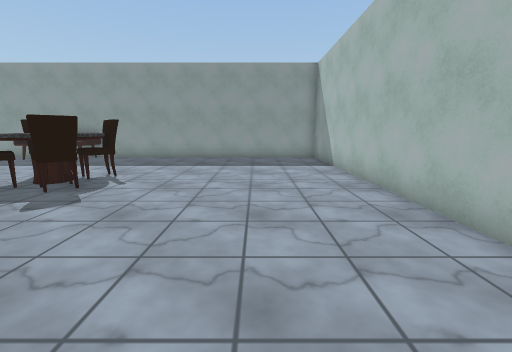
view 1 (above)

24 first-person views from a walk through a Unity game level. The camera is 1.5 m above the floor, tilts 10° down and sees 90° across. Doors are open. The floor is counted in squares, 1.03 m on a side. Each view is taken from the middle of a square. On the plan, view 1 faces up. The plan holds only what a view shows up to about 13 squares ahead; the rest is blank. The player character is not drawn. Some surface patterns are stand-ins.

view 2
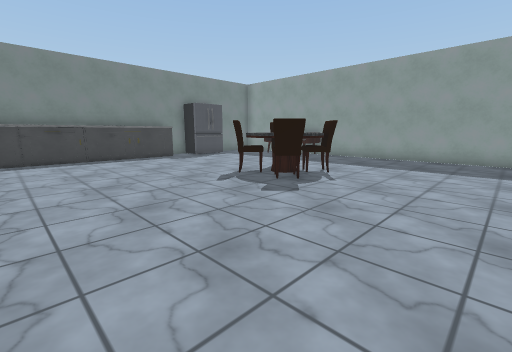

view 3
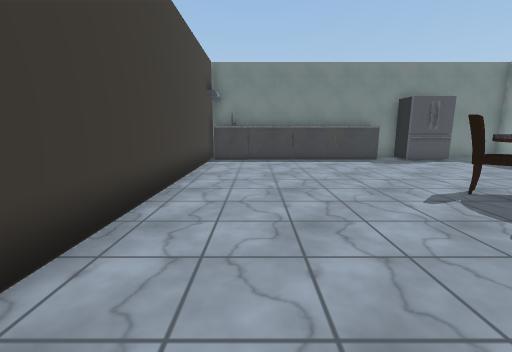

view 4
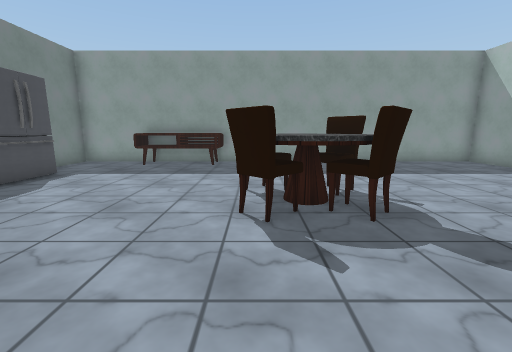

view 5
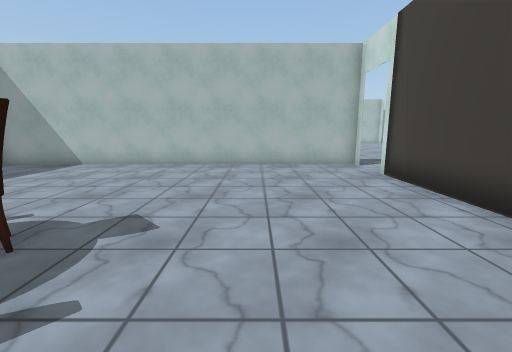

view 6
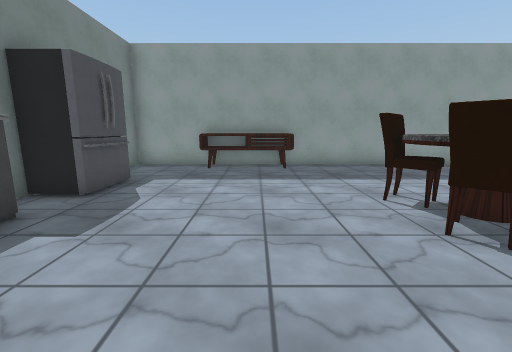

view 7
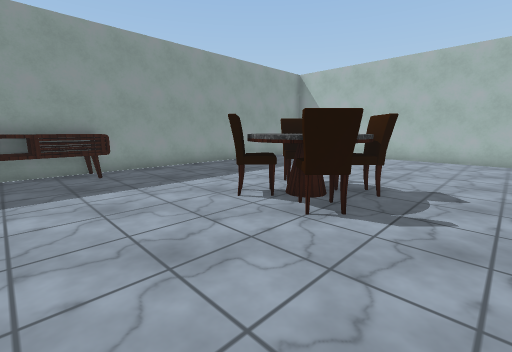

view 8
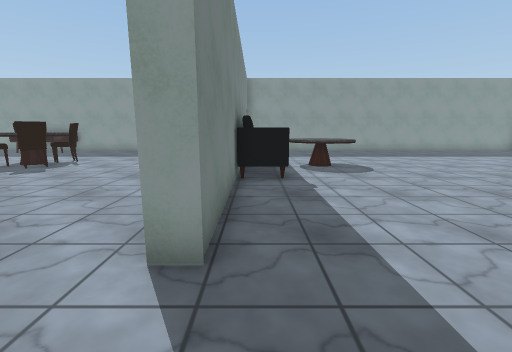

view 9
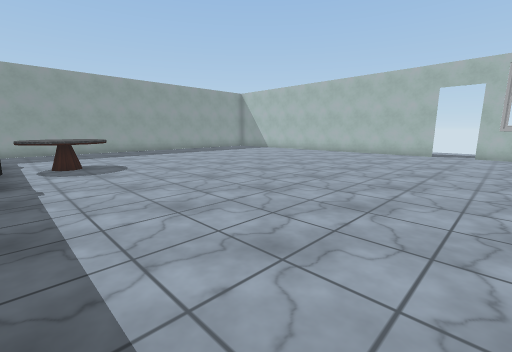

view 10
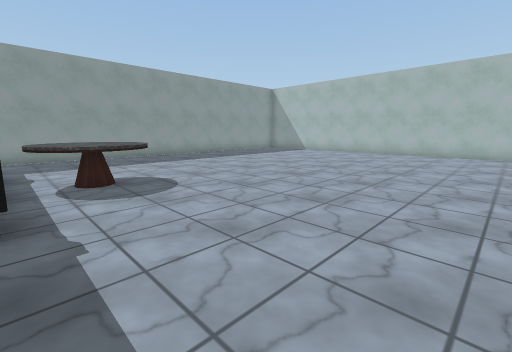

view 11
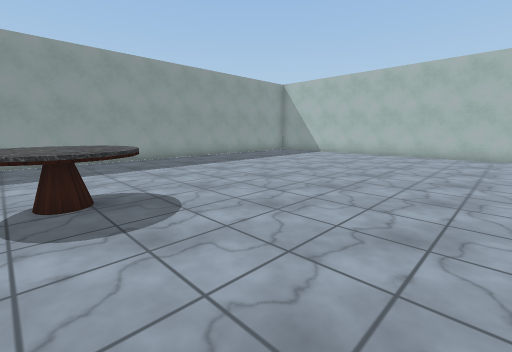

view 12
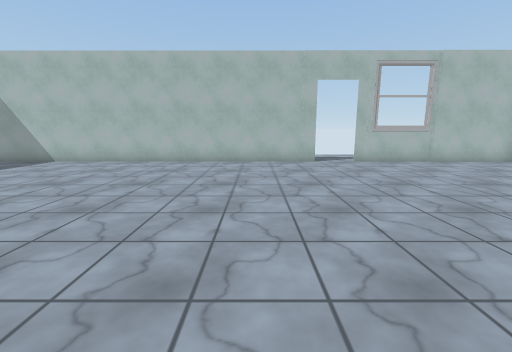

view 13
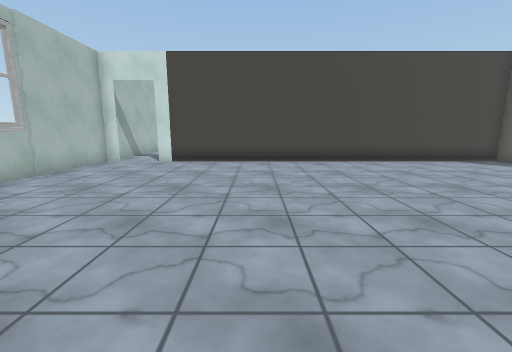

view 14
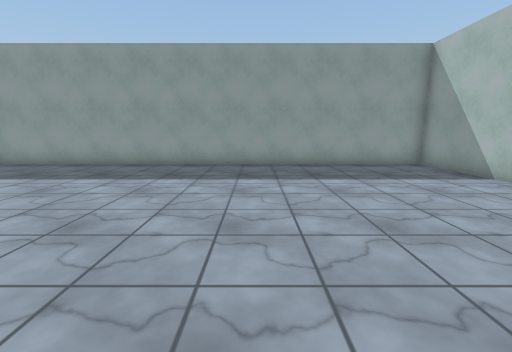

view 15
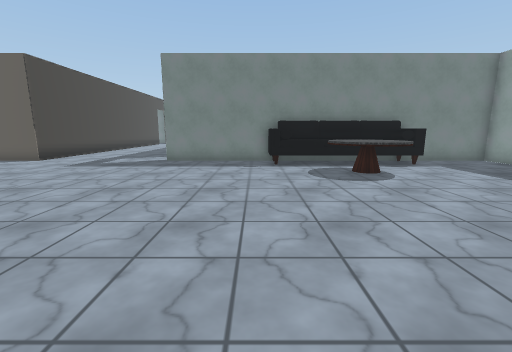

view 16
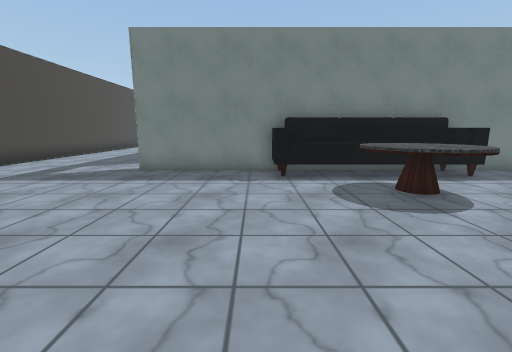

view 17
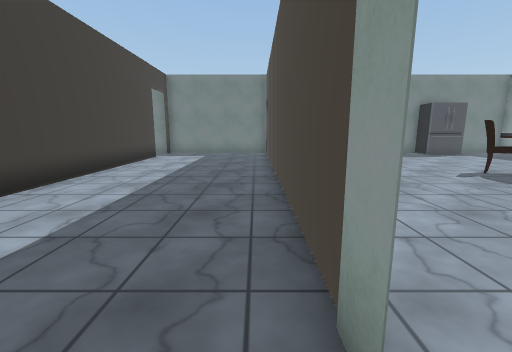

view 18
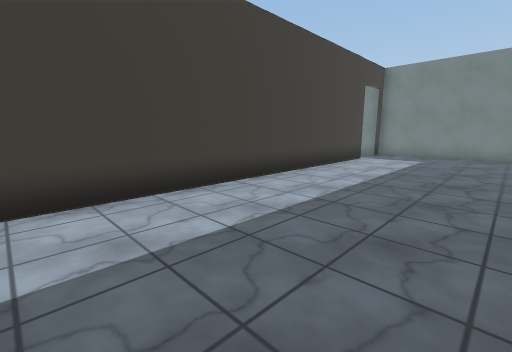

view 19
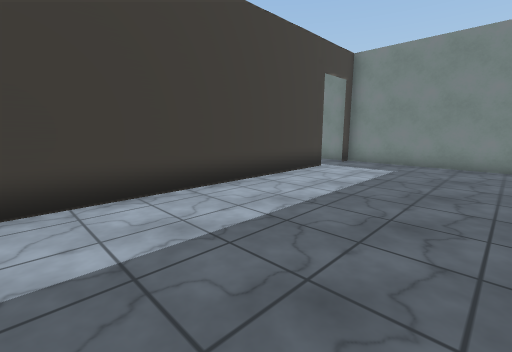

view 20
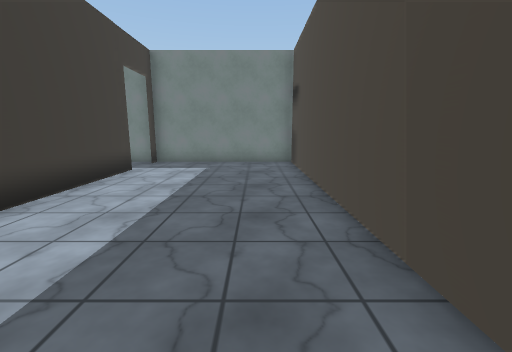

view 21
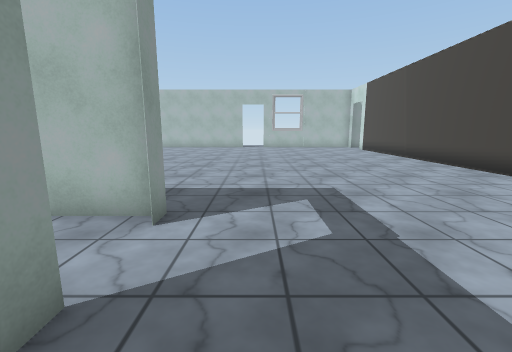

view 22
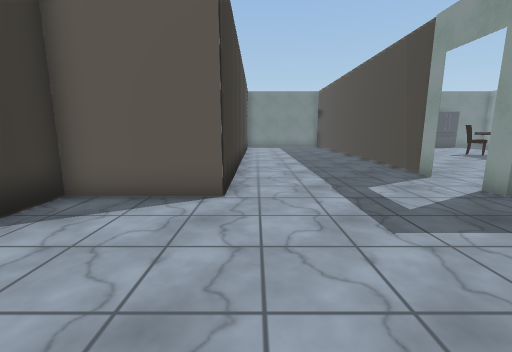

view 23
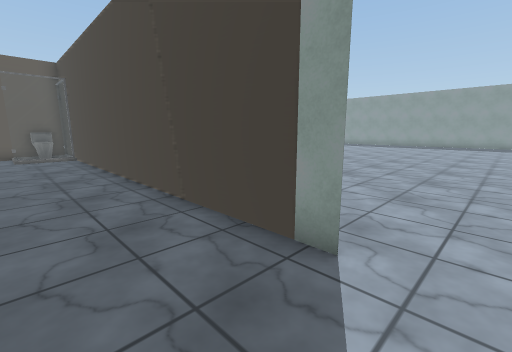

view 24
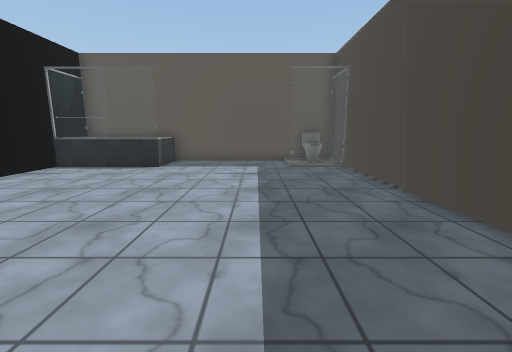

### Floor plan
Ten units are one square. View 1 is at (0, 0); x grows to the right and y downward. Boxes are objects, and circles mark ways between rooms. Rooms are numbered by the first view taken in them; rooms with no view inside come last. Other rooms are left out.
<svg viewBox="-160 -150 388 390">
<path fill="none" stroke="#000" d="M-140 -73 -140 13 10 13M-126 -143 -152 -143 -152 -122M31 -143 -84 -143M33 13 33 -144M34 -45 34 13 28 13M50 -65 50 -36 34 -36M39 -59 39 -45M37 -64 37 -59M10 13 -152 13 -152 90M39 -78 39 -60M51 -102 48 -93M50 -103 50 -81M34 84 34 111M35 113 198 113M223 19 223 -143 31 -143M34 -144 34 -95M223 113 223 36M-128 77 6 77M50 -79 50 -74M36 190 56 190 56 195M55 232 80 232M198 113 59 113M34 125 34 145M34 224 34 232"/>
<rect x="-155" y="-105" width="20" height="20" fill="#bbb"><title>other object</title></rect>
<rect x="-125" y="-145" width="40" height="20" fill="#bbb"><title>other object</title></rect>
<rect x="-75" y="-75" width="10" height="20" fill="#bbb"><title>other object</title></rect>
<rect x="-75" y="-95" width="10" height="20" fill="#bbb"><title>other object</title></rect>
<rect x="-55" y="-75" width="10" height="20" fill="#bbb"><title>other object</title></rect>
<rect x="-55" y="-95" width="10" height="20" fill="#bbb"><title>other object</title></rect>
<rect x="5" y="75" width="30" height="10" fill="#bbb"><title>other object</title></rect>
<rect x="45" y="-85" width="40" height="30" fill="#bbb"><title>other object</title></rect>
<rect x="35" y="195" width="20" height="40" fill="#bbb"><title>other object</title></rect>
<rect x="35" y="115" width="10" height="20" fill="#bbb"><title>other object</title></rect>
<circle cx="20" cy="10" r="3" fill="#2a7"/>
<circle cx="205" cy="110" r="3" fill="#2a7"/>
<text x="-60" y="-70">1</text>
<text x="90" y="-10">2</text>
<text x="120" y="170">3</text>
</svg>
Room 1 opens to room 2. Room 2 opens to room 3.

Where each view was taken, in squares from view 1:
view 1: 0 up, 0 right, facing up
view 2: 0 up, 0 right, facing up-left
view 3: 1 up, 1 left, facing left
view 4: 2 up, 7 left, facing up
view 5: 3 up, 8 left, facing right
view 6: 3 up, 10 left, facing up
view 7: 4 up, 11 left, facing up-right
view 8: 4 down, 4 right, facing up
view 9: 5 down, 5 right, facing up-right
view 10: 1 down, 5 right, facing up-right
view 11: 1 up, 6 right, facing up-right
view 12: 1 up, 10 right, facing right
view 13: 1 up, 15 right, facing down
view 14: 3 up, 15 right, facing up
view 15: 3 up, 16 right, facing left
view 16: 3 up, 13 right, facing left
view 17: 2 down, 2 right, facing left
view 18: 2 down, 1 right, facing down-left
view 19: 2 down, 3 left, facing down-left
view 20: 3 down, 3 left, facing left
view 21: 3 down, 1 left, facing right
view 22: 7 down, 9 right, facing left
view 23: 14 down, 21 right, facing up-left
view 24: 15 down, 16 right, facing left
